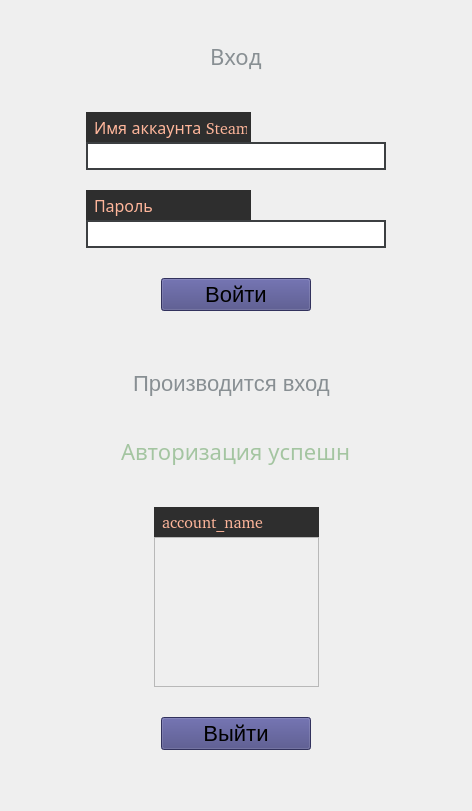
      <widget class="QWidget" name="tab_1">
       <attribute name="title">
        <string>Вход</string>
       </attribute>
       <layout class="QVBoxLayout" name="verticalLayout_4">
        <property name="spacing">
         <number>10</number>
        </property>
        <item>
         <widget class="QGroupBox" name="steam_login_group">
          <property name="enabled">
           <bool>true</bool>
          </property>
          <property name="styleSheet">
           <string notr="true">QGroupBox {
	border: none;
	margin: 0px;
}</string>
          </property>
          <property name="title">
           <string/>
          </property>
          <property name="flat">
           <bool>false</bool>
          </property>
          <property name="checkable">
           <bool>false</bool>
          </property>
          <layout class="QVBoxLayout" name="verticalLayout_5">
           <property name="spacing">
            <number>0</number>
           </property>
           <property name="leftMargin">
            <number>15</number>
           </property>
           <property name="topMargin">
            <number>0</number>
           </property>
           <property name="rightMargin">
            <number>15</number>
           </property>
           <property name="bottomMargin">
            <number>0</number>
           </property>
           <item>
            <layout class="QHBoxLayout" name="horizontalLayout_10">
             <property name="spacing">
              <number>20</number>
             </property>
             <property name="leftMargin">
              <number>10</number>
             </property>
             <property name="topMargin">
              <number>30</number>
             </property>
             <property name="rightMargin">
              <number>10</number>
             </property>
             <property name="bottomMargin">
              <number>0</number>
             </property>
             <item>
              <spacer name="horizontalSpacer_7">
               <property name="orientation">
                <enum>Qt::Horizontal</enum>
               </property>
               <property name="sizeHint" stdset="0">
                <size>
                 <width>40</width>
                 <height>20</height>
                </size>
               </property>
              </spacer>
             </item>
             <item>
              <widget class="QLabel" name="login_label">
               <property name="sizePolicy">
                <sizepolicy hsizetype="Fixed" vsizetype="Fixed">
                 <horstretch>0</horstretch>
                 <verstretch>0</verstretch>
                </sizepolicy>
               </property>
               <property name="minimumSize">
                <size>
                 <width>50</width>
                 <height>0</height>
                </size>
               </property>
               <property name="maximumSize">
                <size>
                 <width>200</width>
                 <height>16777215</height>
                </size>
               </property>
               <property name="font">
                <font>
                 <family>&quot;Franklin Gothic Demi Cond&quot;</family>
                 <pointsize>-1</pointsize>
                </font>
               </property>
               <property name="styleSheet">
                <string notr="true">QWidget {
	background-color: transparent;
	color: rgb(136, 143, 147);
	border: none;
	font-size: 22px;
}</string>
               </property>
               <property name="text">
                <string>Вход</string>
               </property>
              </widget>
             </item>
             <item>
              <spacer name="horizontalSpacer_8">
               <property name="orientation">
                <enum>Qt::Horizontal</enum>
               </property>
               <property name="sizeHint" stdset="0">
                <size>
                 <width>40</width>
                 <height>20</height>
                </size>
               </property>
              </spacer>
             </item>
            </layout>
           </item>
           <item>
            <spacer name="verticalSpacer_2">
             <property name="orientation">
              <enum>Qt::Vertical</enum>
             </property>
             <property name="sizeType">
              <enum>QSizePolicy::Minimum</enum>
             </property>
             <property name="sizeHint" stdset="0">
              <size>
               <width>20</width>
               <height>40</height>
              </size>
             </property>
            </spacer>
           </item>
           <item>
            <layout class="QHBoxLayout" name="horizontalLayout_11">
             <property name="spacing">
              <number>20</number>
             </property>
             <property name="leftMargin">
              <number>10</number>
             </property>
             <property name="topMargin">
              <number>0</number>
             </property>
             <property name="rightMargin">
              <number>10</number>
             </property>
             <property name="bottomMargin">
              <number>0</number>
             </property>
             <item>
              <spacer name="horizontalSpacer_9">
               <property name="orientation">
                <enum>Qt::Horizontal</enum>
               </property>
               <property name="sizeHint" stdset="0">
                <size>
                 <width>40</width>
                 <height>20</height>
                </size>
               </property>
              </spacer>
             </item>
             <item>
              <layout class="QVBoxLayout" name="verticalLayout_6">
               <property name="spacing">
                <number>0</number>
               </property>
               <property name="leftMargin">
                <number>10</number>
               </property>
               <property name="topMargin">
                <number>0</number>
               </property>
               <property name="rightMargin">
                <number>10</number>
               </property>
               <property name="bottomMargin">
                <number>20</number>
               </property>
               <item>
                <widget class="QLabel" name="account_name_label">
                 <property name="sizePolicy">
                  <sizepolicy hsizetype="Fixed" vsizetype="Fixed">
                   <horstretch>0</horstretch>
                   <verstretch>0</verstretch>
                  </sizepolicy>
                 </property>
                 <property name="minimumSize">
                  <size>
                   <width>165</width>
                   <height>30</height>
                  </size>
                 </property>
                 <property name="maximumSize">
                  <size>
                   <width>165</width>
                   <height>30</height>
                  </size>
                 </property>
                 <property name="font">
                  <font>
                   <family>&quot;Franklin Gothic Demi Cond&quot;</family>
                   <pointsize>-1</pointsize>
                  </font>
                 </property>
                 <property name="styleSheet">
                  <string notr="true">QWidget {
	background: rgb(46, 46, 46);
	color: rgb(255, 182, 155);
	font-size: 16px;
	padding: 4px;
}</string>
                 </property>
                 <property name="text">
                  <string>Имя аккаунта Steam</string>
                 </property>
                </widget>
               </item>
               <item>
                <widget class="QLineEdit" name="account_name_input">
                 <property name="minimumSize">
                  <size>
                   <width>300</width>
                   <height>0</height>
                  </size>
                 </property>
                 <property name="maximumSize">
                  <size>
                   <width>300</width>
                   <height>16777215</height>
                  </size>
                 </property>
                 <property name="styleSheet">
                  <string notr="true">QWidget {
	padding: 4px;
	border: 2px solid rgb(60, 63, 65);
}</string>
                 </property>
                </widget>
               </item>
              </layout>
             </item>
             <item>
              <spacer name="horizontalSpacer_10">
               <property name="orientation">
                <enum>Qt::Horizontal</enum>
               </property>
               <property name="sizeHint" stdset="0">
                <size>
                 <width>40</width>
                 <height>20</height>
                </size>
               </property>
              </spacer>
             </item>
            </layout>
           </item>
           <item>
            <layout class="QHBoxLayout" name="horizontalLayout_13">
             <property name="spacing">
              <number>20</number>
             </property>
             <property name="leftMargin">
              <number>10</number>
             </property>
             <property name="topMargin">
              <number>0</number>
             </property>
             <property name="rightMargin">
              <number>10</number>
             </property>
             <property name="bottomMargin">
              <number>0</number>
             </property>
             <item>
              <spacer name="horizontalSpacer_12">
               <property name="orientation">
                <enum>Qt::Horizontal</enum>
               </property>
               <property name="sizeHint" stdset="0">
                <size>
                 <width>40</width>
                 <height>20</height>
                </size>
               </property>
              </spacer>
             </item>
             <item>
              <layout class="QVBoxLayout" name="verticalLayout_7">
               <property name="spacing">
                <number>0</number>
               </property>
               <property name="leftMargin">
                <number>10</number>
               </property>
               <property name="topMargin">
                <number>0</number>
               </property>
               <property name="rightMargin">
                <number>10</number>
               </property>
               <property name="bottomMargin">
                <number>20</number>
               </property>
               <item>
                <widget class="QLabel" name="account_pass_label">
                 <property name="sizePolicy">
                  <sizepolicy hsizetype="Fixed" vsizetype="Fixed">
                   <horstretch>0</horstretch>
                   <verstretch>0</verstretch>
                  </sizepolicy>
                 </property>
                 <property name="minimumSize">
                  <size>
                   <width>165</width>
                   <height>30</height>
                  </size>
                 </property>
                 <property name="maximumSize">
                  <size>
                   <width>165</width>
                   <height>30</height>
                  </size>
                 </property>
                 <property name="font">
                  <font>
                   <family>&quot;Franklin Gothic Demi Cond&quot;</family>
                   <pointsize>-1</pointsize>
                  </font>
                 </property>
                 <property name="styleSheet">
                  <string notr="true">QWidget {
	background: rgb(46, 46, 46);
	color: rgb(255, 182, 155);
	font-size: 16px;
	padding: 4px;
}</string>
                 </property>
                 <property name="text">
                  <string>Пароль</string>
                 </property>
                </widget>
               </item>
               <item>
                <widget class="QLineEdit" name="account_pass_input">
                 <property name="minimumSize">
                  <size>
                   <width>300</width>
                   <height>0</height>
                  </size>
                 </property>
                 <property name="maximumSize">
                  <size>
                   <width>300</width>
                   <height>16777215</height>
                  </size>
                 </property>
                 <property name="styleSheet">
                  <string notr="true">QWidget {
	padding: 4px;
	border: 2px solid rgb(60, 63, 65);
}</string>
                 </property>
                </widget>
               </item>
              </layout>
             </item>
             <item>
              <spacer name="horizontalSpacer_13">
               <property name="orientation">
                <enum>Qt::Horizontal</enum>
               </property>
               <property name="sizeHint" stdset="0">
                <size>
                 <width>40</width>
                 <height>20</height>
                </size>
               </property>
              </spacer>
             </item>
            </layout>
           </item>
           <item>
            <layout class="QHBoxLayout" name="horizontalLayout_14">
             <property name="spacing">
              <number>20</number>
             </property>
             <property name="leftMargin">
              <number>10</number>
             </property>
             <property name="topMargin">
              <number>10</number>
             </property>
             <property name="rightMargin">
              <number>10</number>
             </property>
             <property name="bottomMargin">
              <number>10</number>
             </property>
             <item>
              <widget class="QPushButton" name="login_button">
               <property name="sizePolicy">
                <sizepolicy hsizetype="Fixed" vsizetype="Fixed">
                 <horstretch>0</horstretch>
                 <verstretch>0</verstretch>
                </sizepolicy>
               </property>
               <property name="minimumSize">
                <size>
                 <width>150</width>
                 <height>30</height>
                </size>
               </property>
               <property name="styleSheet">
                <string notr="true">QWidget {
	background-color: rgb(70, 70, 130);
	font-size: 22px;
}</string>
               </property>
               <property name="text">
                <string>Войти</string>
               </property>
              </widget>
             </item>
            </layout>
           </item>
           <item>
            <spacer name="verticalSpacer">
             <property name="orientation">
              <enum>Qt::Vertical</enum>
             </property>
             <property name="sizeHint" stdset="0">
              <size>
               <width>20</width>
               <height>40</height>
              </size>
             </property>
            </spacer>
           </item>
          </layout>
         </widget>
        </item>
        <item>
         <layout class="QHBoxLayout" name="horizontalLayout_8">
          <property name="bottomMargin">
           <number>0</number>
          </property>
          <item>
           <widget class="QLabel" name="login_loading_label">
            <property name="maximumSize">
             <size>
              <width>205</width>
              <height>16777215</height>
             </size>
            </property>
            <property name="styleSheet">
             <string notr="true">QWidget {
	background-color: transparent;
	color: rgb(136, 143, 147);
	border: none;
	font-size: 22px;
}</string>
            </property>
            <property name="text">
             <string>Производится вход</string>
            </property>
           </widget>
          </item>
         </layout>
        </item>
        <item>
         <widget class="QGroupBox" name="already_logined_group">
          <property name="enabled">
           <bool>true</bool>
          </property>
          <property name="styleSheet">
           <string notr="true">QGroupBox {
	border: none;
	margin: 0px;
}</string>
          </property>
          <property name="title">
           <string/>
          </property>
          <property name="flat">
           <bool>false</bool>
          </property>
          <property name="checkable">
           <bool>false</bool>
          </property>
          <layout class="QVBoxLayout" name="verticalLayout_16">
           <property name="spacing">
            <number>0</number>
           </property>
           <property name="leftMargin">
            <number>15</number>
           </property>
           <property name="topMargin">
            <number>0</number>
           </property>
           <property name="rightMargin">
            <number>15</number>
           </property>
           <property name="bottomMargin">
            <number>0</number>
           </property>
           <item>
            <layout class="QHBoxLayout" name="horizontalLayout_24">
             <property name="spacing">
              <number>20</number>
             </property>
             <property name="leftMargin">
              <number>10</number>
             </property>
             <property name="topMargin">
              <number>30</number>
             </property>
             <property name="rightMargin">
              <number>10</number>
             </property>
             <property name="bottomMargin">
              <number>0</number>
             </property>
             <item>
              <spacer name="horizontalSpacer_31">
               <property name="orientation">
                <enum>Qt::Horizontal</enum>
               </property>
               <property name="sizeHint" stdset="0">
                <size>
                 <width>40</width>
                 <height>20</height>
                </size>
               </property>
              </spacer>
             </item>
             <item>
              <widget class="QLabel" name="login_success_label">
               <property name="sizePolicy">
                <sizepolicy hsizetype="Fixed" vsizetype="Fixed">
                 <horstretch>0</horstretch>
                 <verstretch>0</verstretch>
                </sizepolicy>
               </property>
               <property name="minimumSize">
                <size>
                 <width>230</width>
                 <height>0</height>
                </size>
               </property>
               <property name="maximumSize">
                <size>
                 <width>200</width>
                 <height>16777215</height>
                </size>
               </property>
               <property name="font">
                <font>
                 <family>&quot;Franklin Gothic Demi Cond&quot;</family>
                 <pointsize>-1</pointsize>
                </font>
               </property>
               <property name="styleSheet">
                <string notr="true">QWidget {
	background-color: transparent;
	color: rgb(164, 197, 161);
	border: none;
	font-size: 22px;
}</string>
               </property>
               <property name="text">
                <string>Авторизация успешна</string>
               </property>
              </widget>
             </item>
             <item>
              <spacer name="horizontalSpacer_32">
               <property name="orientation">
                <enum>Qt::Horizontal</enum>
               </property>
               <property name="sizeHint" stdset="0">
                <size>
                 <width>40</width>
                 <height>20</height>
                </size>
               </property>
              </spacer>
             </item>
            </layout>
           </item>
           <item>
            <spacer name="verticalSpacer_9">
             <property name="orientation">
              <enum>Qt::Vertical</enum>
             </property>
             <property name="sizeType">
              <enum>QSizePolicy::Minimum</enum>
             </property>
             <property name="sizeHint" stdset="0">
              <size>
               <width>20</width>
               <height>40</height>
              </size>
             </property>
            </spacer>
           </item>
           <item>
            <layout class="QHBoxLayout" name="horizontalLayout_25">
             <property name="spacing">
              <number>20</number>
             </property>
             <property name="leftMargin">
              <number>10</number>
             </property>
             <property name="topMargin">
              <number>0</number>
             </property>
             <property name="rightMargin">
              <number>10</number>
             </property>
             <property name="bottomMargin">
              <number>0</number>
             </property>
             <item>
              <spacer name="horizontalSpacer_33">
               <property name="orientation">
                <enum>Qt::Horizontal</enum>
               </property>
               <property name="sizeHint" stdset="0">
                <size>
                 <width>40</width>
                 <height>20</height>
                </size>
               </property>
              </spacer>
             </item>
             <item>
              <layout class="QVBoxLayout" name="verticalLayout_17">
               <property name="spacing">
                <number>0</number>
               </property>
               <property name="leftMargin">
                <number>10</number>
               </property>
               <property name="topMargin">
                <number>0</number>
               </property>
               <property name="rightMargin">
                <number>10</number>
               </property>
               <property name="bottomMargin">
                <number>20</number>
               </property>
               <item alignment="Qt::AlignHCenter|Qt::AlignVCenter">
                <widget class="QLabel" name="logined_account_name_label">
                 <property name="sizePolicy">
                  <sizepolicy hsizetype="Fixed" vsizetype="Fixed">
                   <horstretch>0</horstretch>
                   <verstretch>0</verstretch>
                  </sizepolicy>
                 </property>
                 <property name="minimumSize">
                  <size>
                   <width>165</width>
                   <height>30</height>
                  </size>
                 </property>
                 <property name="maximumSize">
                  <size>
                   <width>300</width>
                   <height>30</height>
                  </size>
                 </property>
                 <property name="font">
                  <font>
                   <family>&quot;Franklin Gothic Demi Cond&quot;</family>
                   <pointsize>-1</pointsize>
                  </font>
                 </property>
                 <property name="styleSheet">
                  <string notr="true">QWidget {
	background: rgb(46, 46, 46);
	color: rgb(255, 182, 155);
	font-size: 16px;
	padding: 4px;
}</string>
                 </property>
                 <property name="text">
                  <string>account_name</string>
                 </property>
                </widget>
               </item>
               <item>
                <widget class="QFrame" name="frame">
                 <property name="minimumSize">
                  <size>
                   <width>150</width>
                   <height>150</height>
                  </size>
                 </property>
                 <property name="styleSheet">
                  <string notr="true">QFrame {
	border-image: url(&quot;C:/Users/mrvak/Pictures/Saved Pictures/uchiha_drip.jpg&quot;) 0 0 0 0 stretch stretch;
}</string>
                 </property>
                 <property name="frameShape">
                  <enum>QFrame::StyledPanel</enum>
                 </property>
                 <property name="frameShadow">
                  <enum>QFrame::Raised</enum>
                 </property>
                </widget>
               </item>
              </layout>
             </item>
             <item>
              <spacer name="horizontalSpacer_34">
               <property name="orientation">
                <enum>Qt::Horizontal</enum>
               </property>
               <property name="sizeHint" stdset="0">
                <size>
                 <width>40</width>
                 <height>20</height>
                </size>
               </property>
              </spacer>
             </item>
            </layout>
           </item>
           <item>
            <layout class="QHBoxLayout" name="horizontalLayout_26">
             <property name="spacing">
              <number>20</number>
             </property>
             <property name="leftMargin">
              <number>10</number>
             </property>
             <property name="topMargin">
              <number>10</number>
             </property>
             <property name="rightMargin">
              <number>10</number>
             </property>
             <property name="bottomMargin">
              <number>10</number>
             </property>
             <item>
              <widget class="QPushButton" name="logout_button">
               <property name="sizePolicy">
                <sizepolicy hsizetype="Fixed" vsizetype="Fixed">
                 <horstretch>0</horstretch>
                 <verstretch>0</verstretch>
                </sizepolicy>
               </property>
               <property name="minimumSize">
                <size>
                 <width>150</width>
                 <height>30</height>
                </size>
               </property>
               <property name="styleSheet">
                <string notr="true">QWidget {
	background-color: rgb(70, 70, 130);
	font-size: 22px;
}</string>
               </property>
               <property name="text">
                <string>Выйти</string>
               </property>
              </widget>
             </item>
            </layout>
           </item>
           <item>
            <spacer name="verticalSpacer_10">
             <property name="orientation">
              <enum>Qt::Vertical</enum>
             </property>
             <property name="sizeHint" stdset="0">
              <size>
               <width>20</width>
               <height>40</height>
              </size>
             </property>
            </spacer>
           </item>
          </layout>
         </widget>
        </item>
       </layout>
      </widget>
